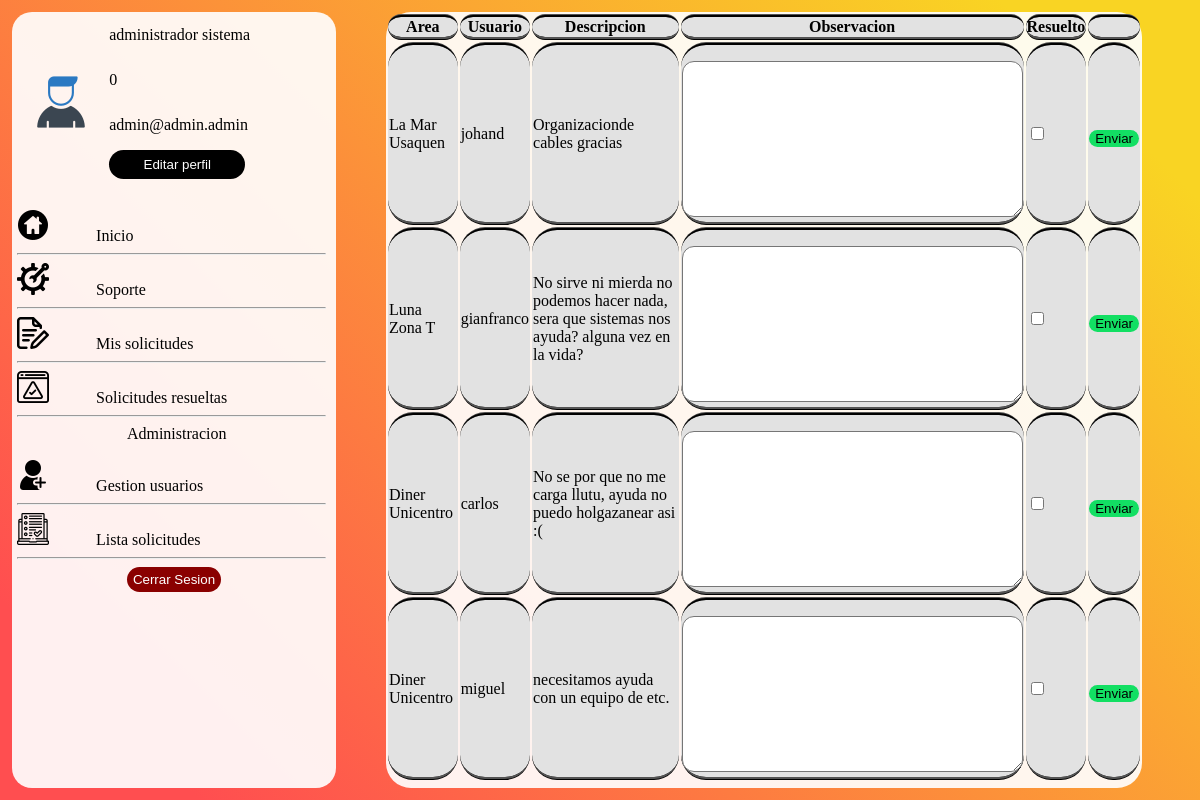
Page /solicitudes/ (signed in) on the committed database.
### SoporteTecnico/models.py (models this page shows, shortened)
class Usuario(AbstractBaseUser):
    id=models.IntegerField(primary_key=True,unique=True,null=False,blank=False)
    nombres=models.CharField(max_length=80,blank=False)
    apellidos=models.CharField(max_length=80,blank=False)
    email=models.EmailField(unique=True,null=False,blank=False)
    username=models.CharField(unique=True ,max_length=100,null=False,blank=False)
    usuario_activo=models.BooleanField(default=True)
    usuario_admin=models.BooleanField(default=False)
    objects=UsuarioManager()
    USERNAME_FIELD='username'
    REQUIRED_FIELDS=['id','nombres','apellidos','email']

class Solicitud(models.Model):
    codigo=models.AutoField(primary_key=True)
    idarea=models.ForeignKey(Area,blank=False,null=False,on_delete=models.CASCADE)
    nombrearea=models.CharField(max_length=100,blank=True,null=False,default='')
    idpersona=models.ForeignKey(Usuario,blank=False,on_delete=models.PROTECT)
    nombrepersona=models.CharField(max_length=100,blank=True,null=False,default='')
    descripcion=models.TextField(blank=False,null=False)
    observacion=models.TextField(default='',blank=True,null=False)
    resuelto=models.BooleanField(default=False)

### SoporteTecnico/views.py (the view)
# urls.py: path('solicitudes/',views.solicitudes,name='solicitudes')
@login_required
def solicitudes(request):
    def aux(soli:Solicitud):
            return FormSolicitud(instance=soli)
    formularios=list(map(aux,Solicitud.objects.all()))
    if request.method=='GET':return render(request,'solicitudes.html',{'forms':formularios})
    elif request.method=='POST':
        print(request.POST)
        return redirect("solicitudes")

### SoporteTecnico/templates/solicitudes.html (shortened to what this page needs)
{% extends 'baseMenu.html' %}
{% block content %}
<div class="diseñotabla">
    <table class="solitabla">
        <thead>
            <tr>
                <th class="celdas">Area</th>
                <th class="celdas">Usuario</th>
                <th class="celdas">Descripcion</th>
                <th class="celdas">Observacion</th>
                <th class="celdas">Resuelto</th>
                <th class="celdas"></th>
            </tr>
        </thead>
        <tbody>
        {% for form in forms %}
        <form method="POST" class="fsolicitud">
            <tr>
                <td class="celdas">{{form.nombrearea.value}}</td>
                <td class="celdas">{{form.nombrepersona.value}}</td>
                <td class="celdas">{{form.descripcion.value}}</td>
                <td class="celdas">{{form.observacion}}</td>
                <td class="celdas">{{form.resuelto}}</td>
                <td class="celdas">{{form.enviar}}</td>
            </tr>
        </form>
        {% endfor %}
        </tbody>
    </table>
</div>
{% endblock %}

### SoporteTecnico/templates/baseMenu.html (shortened to what this page needs)
{% load static %}
<!DOCTYPE html>
<html lang="en">
<head>
    <link rel="stylesheet" href="{% static 'styles/styleMenu.css' %}" type="text/css">
    <link rel="stylesheet" href="{% static 'styles/styleSoporte.css' %}" type="text/css">
    <link rel="stylesheet" href="{% static 'styles/styleSolicitudes.css' %}" type="text/css">
</head>
<body>
    <nav>
        <div class="datos">
            <img class="imguser" src="{% static 'img/user.png' %}" alt="" id="imgs">
            <p class="inf">{{user.nombres}} {{user.apellidos}}</p>
            <p class="inf">{{user.id}}</p>
            <p class="inf">{{user.email}}</p>
            <button class="binfo" type="button">Editar perfil</button>
        </div>
        <ul class="opciones">
            <li class="items" href="/#/"><img class="imgop" src="{% static 'img/inicio.png' %}" alt="" id="imgs">Inicio</li>
            <hr>
            <li class="items" href="/#/"><img class="imgop" src="{% static 'img/soporte.png' %}" alt="" id="imgs">Soporte</li>
            <hr>
            <li class="items" href="/#/"><img class="imgop" src="{% static 'img/solicitud.png' %}" alt="" id="imgs">Mis solicitudes</li>
            <hr>
            <li class="items" href="/#/"><img class="imgop" src="{% static 'img/resuelto.png' %}" alt="" id="imgs">Solicitudes resueltas</li>
            <hr>
            {% if user.usuario_admin %}
            <li class="items titlesep" href="/#/">Administracion</li>
            <li class="items"><img class="imgop" src="{% static 'img/usuarios.png' %}" alt="" id="imgs">Gestion usuarios</li>
            <hr>
            <li class="items"><img class="imgop" src="{% static 'img/solicitudes.png' %}" alt="" id="imgs">Lista solicitudes</li>
            <hr>
            {% endif %}
            <button onclick="window.location.href = '/logout';" class="blogout" type="button">Cerrar Sesion</button>
        </ul>
    </nav>
    {% block content %}
    {% endblock %}
</body>
</html>

### SoporteTecnico/static/styles/styleMenu.css (style rules this page uses)
body { display: grid; grid-template-columns: 30% 70%; min-height: 97vh; margin: 1% 1% 1% 1%; background: linear-gradient(45deg,#FF4E50 10%,#F9D423 90%); width: 90%; height: 90%; }
nav { border-radius: 20px; background-color: rgba(255, 255, 255, 0.915); }
.datos { display: grid; grid-template-columns: 30% 70%; grid-template-rows: 1fr 1fr 1fr 1fr; }
.imguser { grid-row: 1/ span 4; margin: auto; }
.binfo { color: white; border-style: none; border-radius: 30px; background-color: black; margin: 1% 40% 6% 0%; }
.inf { margin: 6% 0% 6% 0%; }
hr { border-style: inset; margin-right: 5px; color: gray; }
.opciones { list-style-type: none; margin-left: 0px; margin-right: 0px; padding-left: 5px; padding-right: 5px; }
.items { display: inline; border-radius: 10px; }
.titlesep { padding-left: 35%; padding-right: 35%; margin: auto; }
.imgop { margin-right: 15%; }
.blogout { border-style: none; border-radius: 25px; margin-left:35%; margin-right: 35%; padding-top: 5px; padding-bottom: 5px; color: white; background-color: #8A0000; }

### SoporteTecnico/static/styles/styleSoporte.css (style rules this page uses)
.sopitems { margin-top:15px; border-radius: 12px; }
.boton { border-style: none; background-color: #12DF63; border-radius: 25px; margin-top: 10px; }

### SoporteTecnico/static/styles/styleSolicitudes.css (style rules this page uses)
.diseñotabla { display: flex; align-items: flex-start; justify-content: center; width: 100%; margin-left: 50px; margin-right: 0px; border-radius: 25px; background-color: rgba(255, 255, 255, 0.915); }
.solitabla { border-bottom: 1px; border-left: 1px; border-right: 1px; border-radius: 25px; width: 100%; }
.celdas { word-wrap: break-word; border-style:ridge; border-color: black; border-left: 1px; border-right: 1px; border-radius: 25px; background-color: #E2E2E2; }

### rows in the picture
Usuario: nombres "administrador", apellidos "sistema", id "0", email "admin@admin.admin"
Solicitud: nombrearea.value "La Mar Usaquen", nombrepersona.value "johand", descripcion.value "Organizacionde cables gracias"
Solicitud: nombrearea.value "Luna Zona T", nombrepersona.value "gianfranco", descripcion.value "No sirve ni mierda no podemos hacer nada, sera que sistemas nos ayuda? alguna vez en la vida?"
Solicitud: nombrearea.value "Diner Unicentro", nombrepersona.value "carlos", descripcion.value "No se por que no me carga llutu, ayuda no puedo holgazanear asi :("
Solicitud: nombrearea.value "Diner Unicentro", nombrepersona.value "miguel", descripcion.value "necesitamos ayuda con un equipo de etc."
